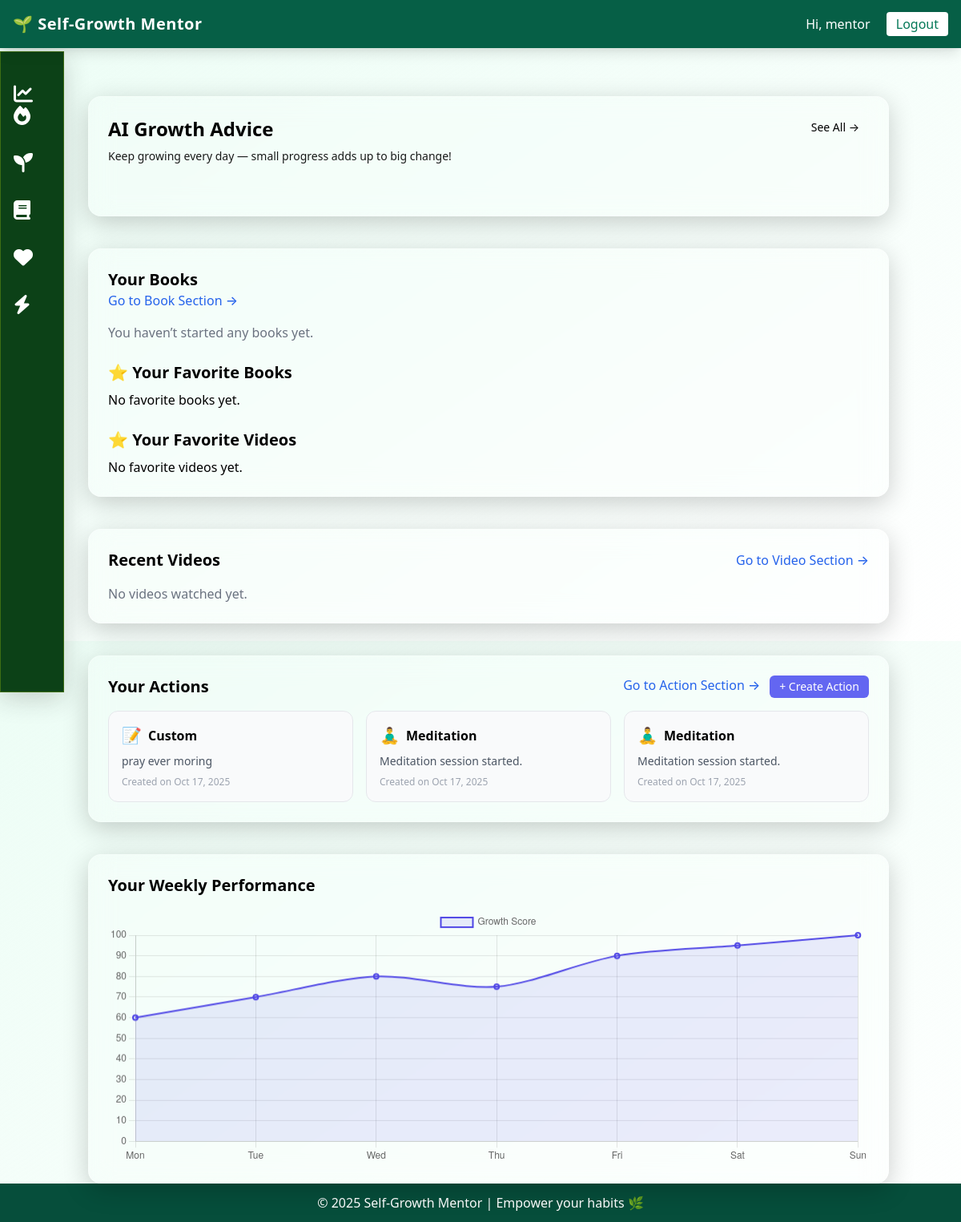
The page /growthfeed/ (signed in) on the database its author committed.
### growthfeed/models.py (models this page shows, shortened)
class Action(models.Model):
    ACTION_TYPES = [
        ('exercise', 'Exercise'),
        ('meditation', 'Meditation'),
        ('custom', 'Custom'),
    ]
    user = models.ForeignKey(User, on_delete=models.CASCADE)
    action_type = models.CharField(max_length=20, choices=ACTION_TYPES)
    description = models.TextField(blank=True)
    created_at = models.DateTimeField(auto_now_add=True)

### growthfeed/views.py (the view)
# urls.py: path('', views.dashboard, name='dashboard'),
@login_required
def dashboard(request):
    user = request.user
    progress, _ = UserProgress.objects.get_or_create(user=user)
    advice_queryset = AIAdvice.objects.all()
    advice = advice_queryset.order_by('-created_at').first() if advice_queryset.exists() else None
    advice_text = advice.text if advice else "Keep growing every day — small progress adds up to big change!"
    last_read = progress.last_read
    favorite_books = progress.books_read.all()[:2]  # last 2 books read
    all_books = [book for book in [last_read, *favorite_books] if book]
    last_videos = progress.videos_watched.all()[:3]
    user_actions = Action.objects.filter(user=user).order_by('-created_at')[:3]
    chart_data = {
        "labels": ["Mon", "Tue", "Wed", "Thu", "Fri", "Sat", "Sun"],
        "values": [60, 70, 80, 75, 90, 95, 100],
    }
    context = {
        "advice": advice_text,
        "books": all_books,
        "videos": last_videos,
        "chart_data": chart_data,
        "actions": user_actions,
    }
    return render(request, "growthfeed/dashboard.html", context)

### growthfeed/templates/growthfeed/dashboard.html (shortened to what this page needs)
{% extends 'base.html' %}
{% block content %}
<div class="max-w-6xl mx-auto mt-10 px-4 space-y-10">
 <aside class="w-20 glass p-4 flex flex-col items-center justify-between fixed top-16 left-0 h-[calc(100%-4rem)]">
      <div class="space-y-8 mt-6">
        <i class="fa-solid fa-chart-line sidebar-icon" title="Dashboard"></i>
       <a href="{% url 'habits:dashboard' %}" title="Habit Streaks"><i class="fa-solid fa-fire sidebar-icon"></i></a>
        <i class="fa-solid fa-seedling sidebar-icon" title="Growth Feed"></i>
        <i class="fa-solid fa-book sidebar-icon" title="Journal"></i>
        <i class="fa-solid fa-heart sidebar-icon" title="Motivation Meter"></i>
        <i class="fa-solid fa-bolt sidebar-icon" title="Quick Actions"></i>
      </div>
    </aside>
  <div class="glass4 p-6 rounded-2xl bg-gradient-to-r from-indigo-500 to-purple-600 text-black shadow-lg">
    <div class="flex justify-between items-start">
      <div>
        <h2 class="text-2xl font-semibold mb-2">AI Growth Advice</h2>
        <p class="text-sm opacity-90">{{ advice }}</p>
      </div>
      <a href="{% url 'growthfeed:advice_list' %}"
         class="bg-white/20 hover:bg-white/30 text-black text-sm px-3 py-1 rounded-md transition">
        See All →
      </a>
    </div>
  </div>
  <div class="glass1 p-6 rounded-2xl bg-white shadow-md">
    <div class=" justify-between items-center mb-4">
      <h2 class="text-xl font-semibold">Your Books</h2>
      <a href="{% url 'growthfeed:book_section' %}" class="text-blue-600 hover:text-blue-800 font-medium">Go to Book Section →</a>
    </div>
    {% if books %}
      <div class="grid grid-cols-1 sm:grid-cols-3 gap-4">
        {% for book in books %}
        <div class="border rounded-xl p-4 hover:shadow-md transition bg-gray-50">
          {% if book.cover_image %}
          <img src="{{ book.cover_image }}" class="w-full h-48 object-cover rounded-lg mb-3" alt="{{ book.title }}">
          {% endif %}
          <h3 class="font-semibold text-lg">{{ book.title }}</h3>
          <p class="text-sm text-gray-600 mb-2">by {{ book.author }}</p>
          <a href="{{ book.file_url }}" class="text-sm font-medium text-indigo-600 hover:text-indigo-800">📖 Read</a>
        </div>
        {% endfor %}
      </div>
    {% else %}
      <p class="text-gray-500">You haven’t started any books yet.</p>
    {% endif %}
    <h2 class="text-xl font-semibold mt-6">⭐ Your Favorite Books</h2>
    <div class="grid grid-cols-1 sm:grid-cols-2 md:grid-cols-3 gap-4 mt-2">
      {% for book in fav_books %}
      <div class="glass1 p-3 rounded-xl">
        <h3 class="font-semibold">{{ book.title }}</h3>
        <a href="{{ book.file_url }}" class="text-indigo-500 hover:underline text-sm">Read</a>
      </div>
      {% empty %}
      <p>No favorite books yet.</p>
      {% endfor %}
    </div>
    <h2 class="text-xl font-semibold mt-6">⭐ Your Favorite Videos</h2>
    <div class="grid grid-cols-1 sm:grid-cols-2 md:grid-cols-3 gap-4 mt-2">
      {% for video in fav_videos %}
      <div class="glass1 p-3 rounded-xl">
        <h3 class="font-semibold">{{ video.title }}</h3>
        <a href="{{ video.youtube_url }}" class="text-red-500 hover:underline text-sm">Watch</a>
      </div>
      {% empty %}
      <p>No favorite videos yet.</p>
      {% endfor %}
    </div>
  </div>
  <div class="glass1 p-6 rounded-2xl bg-white shadow-md">
    <div class="flex justify-between items-center mb-4">
      <h2 class="text-xl font-semibold">Recent Videos</h2>
      <a href="{% url 'growthfeed:video_section' %}" class="text-blue-600 hover:text-blue-800 font-medium">Go to Video Section →</a>
    </div>
    {% if videos %}
      <div class="grid grid-cols-1 sm:grid-cols-3 gap-4">
        {% for video in videos %}
        <div class="border rounded-xl p-3 hover:shadow-md bg-gray-50 transition">
          <iframe class="w-full rounded-lg" height="200"
            src="https://www.youtube.com/embed/{{ video.youtube_url|cut:'https://www.youtube.com/watch?v=' }}"
            allowfullscreen></iframe>
          <h3 class="font-semibold text-md mt-2">{{ video.title }}</h3>
        </div>
        {% endfor %}
      </div>
    {% else %}
      <p class="text-gray-500">No videos watched yet.</p>
    {% endif %}
  </div>
  <div class="glass1 p-6 rounded-2xl bg-white shadow-md">
    <div class="flex justify-between items-center mb-4">
      <h2 class="text-xl font-semibold">Your Actions</h2>
      <div class="flex gap-3">
        <a href="{% url 'growthfeed:actions' %}" class="text-blue-600 hover:text-blue-800 font-medium">Go to Action Section →</a>
        <a href="{% url 'growthfeed:custom_action' %}" class="text-sm bg-indigo-500 text-white px-3 py-1 rounded-md hover:bg-indigo-600">
          + Create Action
        </a>
      </div>
    </div>
    {% if actions %}
      <div class="grid grid-cols-1 sm:grid-cols-3 gap-4">
        {% for action in actions %}
        <div class="border rounded-xl p-4 bg-gray-50 hover:shadow-md transition">
          <div class="flex items-center gap-2 mb-2">
            {% if action.action_type == 'exercise' %}
              <span class="text-red-500 text-xl">💪</span>
            {% elif action.action_type == 'meditation' %}
              <span class="text-blue-500 text-xl">🧘‍♂️</span>
            {% else %}
              <span class="text-green-500 text-xl">📝</span>
            {% endif %}
            <h3 class="font-semibold capitalize">{{ action.action_type }}</h3>
          </div>
          <p class="text-gray-600 text-sm">{{ action.description|truncatewords:20 }}</p>
          <p class="text-xs text-gray-400 mt-2">Created on {{ action.created_at|date:"M d, Y" }}</p>
        </div>
        {% endfor %}
      </div>
    {% else %}
      <p class="text-gray-500">No actions yet. Start by choosing one in your Action Section.</p>
    {% endif %}
  </div>
  <div class="glass1 p-6 rounded-2xl bg-white shadow-md">
    <h2 class="text-xl font-semibold mb-4">Your Weekly Performance</h2>
    <canvas id="performanceChart" height="100"></canvas>
  </div>
</div>
<script>
  const ctx = document.getElementById('performanceChart');
  new Chart(ctx, {
    type: 'line',
    data: {
      labels: {{ chart_data.labels|safe }},
      datasets: [{
        label: 'Growth Score',
        data: {{ chart_data.values|safe }},
        borderWidth: 2,
        borderColor: '#4f46e5',
        backgroundColor: 'rgba(79,70,229,0.1)',
        fill: true,
        tension: 0.3
      }]
    },
    options: {
      scales: {
        y: { beginAtZero: true }
      }
    }
  });
</script>
{% endblock %}

### accounts/templates/base.html (shortened to what this page needs)
<!DOCTYPE html>
<html lang="en">
<head>
    <link href="https://cdn.jsdelivr.net/npm/tailwindcss@2.2.19/dist/tailwind.min.css" rel="stylesheet">
     <link rel="stylesheet" href="https://cdnjs.cloudflare.com/ajax/libs/font-awesome/6.4.0/css/all.min.css" />
</head>
<body class="bg-gradient-to-br from-green-50 to-cornsilk min-h-screen flex flex-col">
    <nav class="topnav bg-green-800 text-white shadow-lg p-4 flex justify-between items-center fixed top-0 left-0 w-full" id="topnav">
        <a href="/" class="text-xl font-semibold tracking-wide">🌱 Self-Growth Mentor</a>
        <div>
            {% if user.is_authenticated %}
                <span class="mr-4">Hi, {{ user.username }}</span>
                <a href="{% url 'accounts:logout' %}" class="bg-white text-green-700 px-3 py-1 rounded hover:bg-green-100">Logout</a>
            {% else %}
                <a href="{% url 'accounts:login' %}" class="mr-4 hover:underline">Login</a>
                <a href="{% url 'accounts:register' %}" class="bg-white text-green-700 px-3 py-1 rounded hover:bg-green-100">Register</a>
            {% endif %}
        </div>
    </nav>
    <main class="flex-grow flex justify-center items-center p-6" id="main">
        {% block content %}{% endblock %}
    </main>
    <footer class="bg-green-900 text-white text-center py-3">
        <p>© 2025 Self-Growth Mentor | Empower your habits 🌿</p>
    </footer>
</body>
</html>

### accounts/templates/base.html (style rules this page uses)
body { overflow-y: auto; height: 100vh; }
.glass1 { background: rgba(255, 255, 255, 0.15); backdrop-filter: blur(15px); border: 1px solid rgba(255, 255, 255, 0.25); box-shadow: 0 8px 32px rgba(0, 0, 0, 0.2); }
.glass4 { width: 1000px; height: 150px; background: rgba(255, 255, 255, 0.15); backdrop-filter: blur(15px); border: 1px solid rgba(255, 255, 255, 0.25); box-shadow: 0 8px 32px rgba(0, 0, 0, 0.2); }
#topnav { z-index: 1; }
.glass { background: rgb(12, 65, 23); backdrop-filter: blur(15px); border: 1px solid rgba(205, 239, 13, 0.25); box-shadow: 0 8px 32px rgba(37, 37, 37, 0.2); height: 100vh; }
.sidebar-icon { font-size: 1.5rem; color: white; transition: color 0.2s; }
.topnav { heigth:100px; }
#main { padding: 40px 0 0 20px; }

### rows shown on the page
Action: action_type "Custom", description "pray ever moring", created_at "Oct 17, 2025"
Action: action_type "Meditation", description "Meditation session started.", created_at "Oct 17, 2025"
Action: action_type "Meditation", description "Meditation session started.", created_at "Oct 17, 2025"

### other values the page prints
{{ user.username }} "mentor"
{{ advice }} "Keep growing every day — small progress adds up to big change!"
chart data {{ chart_data.values|safe }} [60, 70, 80, 75, 90, 95, 100]
